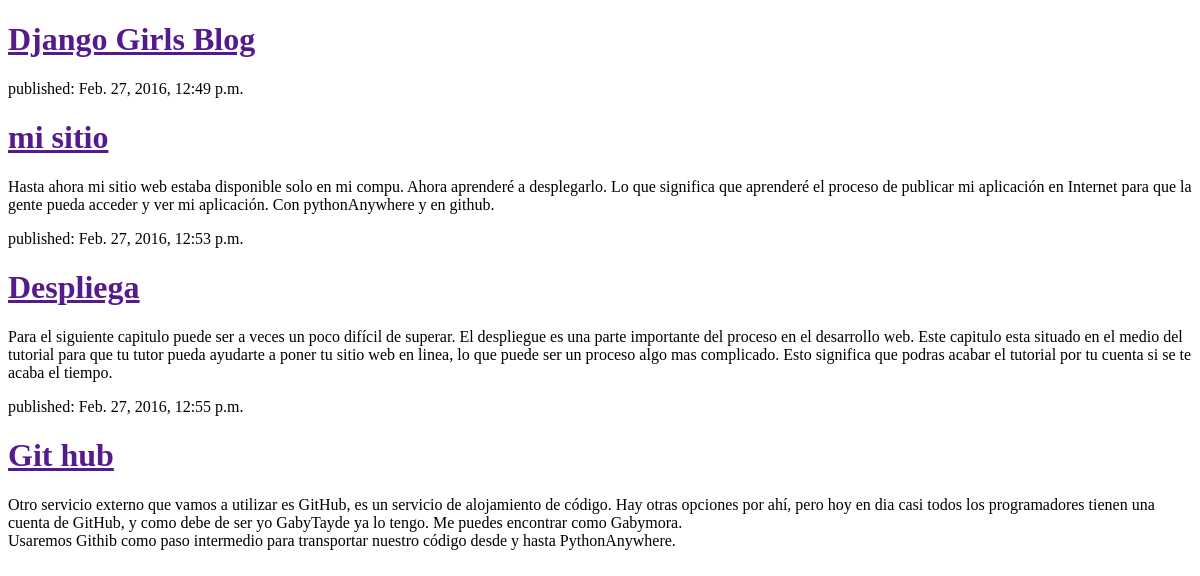
Before: / with the older database file.
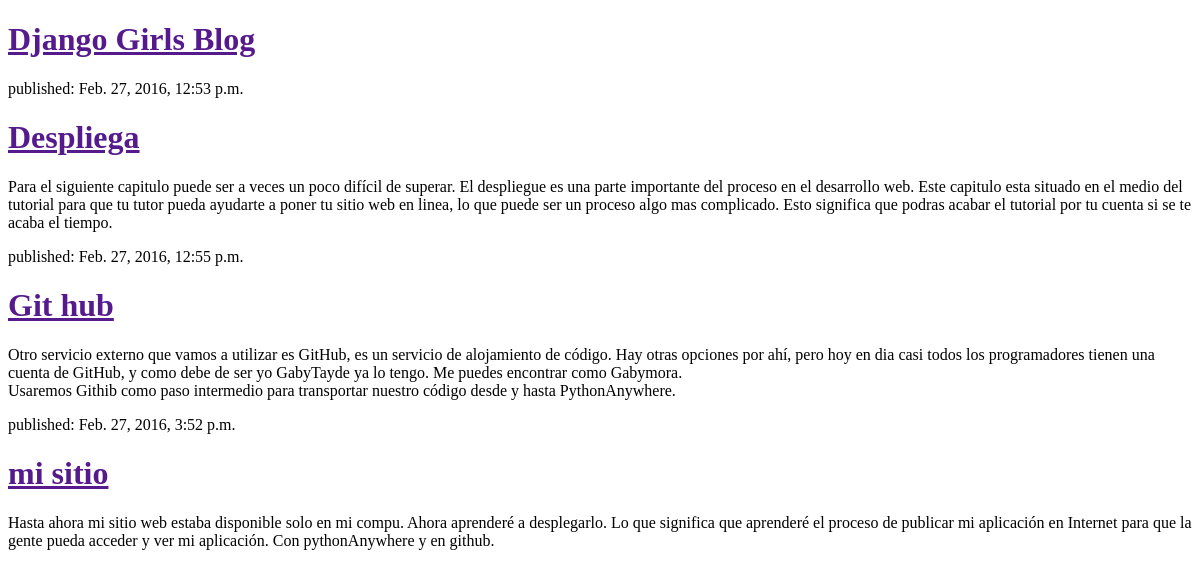
After: the same page with the newer database file.
### blog/models.py (models this page shows, shortened)
class Post(models.Model):
	author = models.ForeignKey('auth.User')
	title = models.CharField(max_length=200)
	text = models.TextField()
	created_date = models.DateTimeField(
		default=timezone.now)
	published_date = models.DateTimeField(
		blank=True, null=True)

### blog/views.py (the view)
# urls.py: url(r'^$', views.post_list),
def post_list(request):
	posts = Post.objects.filter(published_date__lte=timezone.now()).order_by('published_date')
	return render(request, 'blog/post_list.html', {'posts': posts})

### blog/templates/blog/post_list.html (shortened to what this page needs)
<!DOCTYPE html>
<html>
<head>
</head>
<body>
	<div>
		<h1><a href="">Django Girls Blog</a></h1>
	</div>
	{% for post in posts %}
		<div>
			<p>published: {{post.published_date}}</p>
			<h1><a href="" title="">{{ post.title }}</a></h1>
			<p> {{post.text |linebreaks }}</p>
		</div>
	{% endfor %}

Changed rows visible on the page:
changed Post "mi sitio": published_date "Feb. 27, 2016, 12:49 p.m." → "Feb. 27, 2016, 3:52 p.m."; moves down the list
